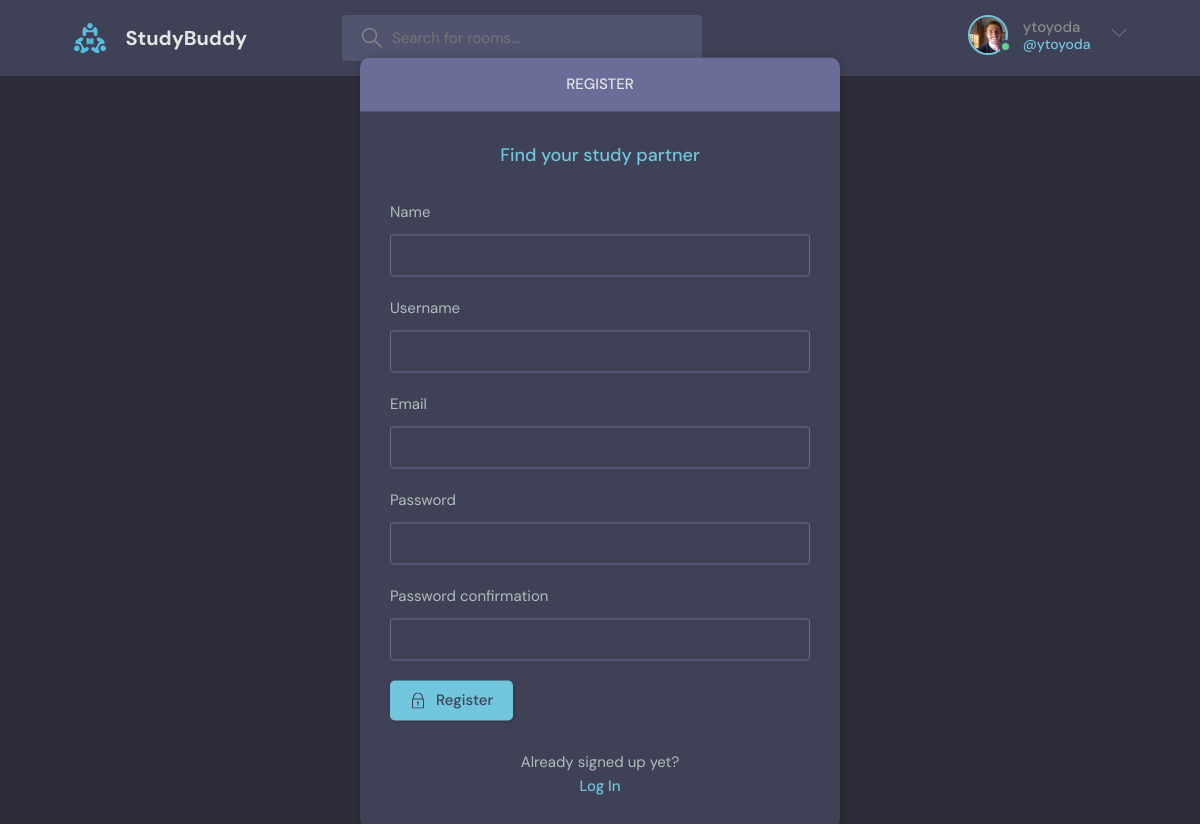
Page /register/ (signed in) on the committed database.
### base/models.py (models this page shows)
class User(AbstractUser):
    name = models.CharField(max_length=200, null=True)
    email = models.EmailField(unique=True, null=True)
    bio = models.TextField(null=True)
    avatar = models.ImageField(null=True, blank=True,default="avatar.svg")
    USERNAME_FIELD = 'email'
    REQUIRED_FIELDS = []

### base/views.py (the view, shortened to what this page needs)
# urls.py: path("register/", views.registerPage, name='register'),
def registerPage(request):
    form = MyUserCreationForm()
    return render(request, 'base/login_register.html', {'form': form})

### base/forms.py
class MyUserCreationForm(UserCreationForm):
    class Meta:
        model = User
        fields = ['name','username','email','password1','password2']

### base/templates/base/login_register.html (shortened to what this page needs)
{% extends 'main.html' %}
{% block content %}
<main class="auth layout">
  {% if page == 'login' %}
  <div class="container">
    <div class="layout__box">
      <div class="layout__boxHeader">
        <div class="layout__boxTitle">
          <h3>Login</h3>
        </div>
      </div>
      <div class="layout__body">
        <h2 class="auth__tagline">Find your study partner</h2>
        <form class="form" action="" method="POST">
          {% csrf_token %}
          <div class="form__group form__group">
            <label for="room_name">Email</label>
            <input id="email" name="email" type="text" placeholder="e.g. dennis_ivy" />
          </div>
          <div class="form__group">
            <label for="password">Password</label>
            <input id="password" name="password" type="password"
              placeholder="&bull;&bull;&bull;&bull;&bull;&bull;&bull;&bull;" />
          </div>
          <button class="btn btn--main" type="submit">
            <svg version="1.1" xmlns="http://www.w3.org/2000/svg" width="32" height="32" viewBox="0 0 32 32">
              <title>lock</title>
              <path
                d="M27 12h-1v-2c0-5.514-4.486-10-10-10s-10 4.486-10 10v2h-1c-0.553 0-1 0.447-1 1v18c0 0.553 0.447 1 1 1h22c0.553 0 1-0.447 1-1v-18c0-0.553-0.447-1-1-1zM8 10c0-4.411 3.589-8 8-8s8 3.589 8 8v2h-16v-2zM26 30h-20v-16h20v16z">
              </path>
              <path
                d="M15 21.694v4.306h2v-4.306c0.587-0.348 1-0.961 1-1.694 0-1.105-0.895-2-2-2s-2 0.895-2 2c0 0.732 0.413 1.345 1 1.694z">
              </path>
            </svg>
            Login
          </button>
        </form>
        <div class="auth__action">
          <p>Haven't signed up yet?</p>
          <a href="{% url 'base:register' %}" class="btn btn--link">Sign Up</a>
        </div>
      </div>
    </div>
  </div>
  {% else %}
  <div class="container">
    <div class="layout__box">
      <div class="layout__boxHeader">
        <div class="layout__boxTitle">
          <h3>Register</h3>
        </div>
      </div>
      <div class="layout__body">
        <h2 class="auth__tagline">Find your study partner</h2>
        <form class="form" action="" method="POST">
          {% for field in form %}
          <div class="form__group form__group">
            <label for="room_name">{{field.label}}</label>
            {{field}}
          </div>
          {%endfor %}
          <button class="btn btn--main" type="submit">
            Register
          </button>
        </form>
        <div class="auth__action">
          <p>Already signed up yet?</p>
          <a href="{% url 'base:login' %}" class="btn btn--link">Log In</a>
        </div>
      </div>
    </div>
  </div>
  {% endif %}
</main>
{% endblock %}

### templates/navbar.html (shortened to what this page needs)
{% load static %}
<header class=" header header--loggedIn">
    <div class="container">
        <a href="{% url 'base:home' %}" class="header__logo">
            <img src="{% static 'images/logo.svg' %}" />
            <h1>StudyBuddy</h1>
        </a>
        <form class="header__search" method="GET" action="{% url 'base:home' %}">
            <label>
                <input name="q" placeholder="Search for rooms..." />
            </label>
        </form>
        <nav class="header__menu">
            {% if request.user.is_authenticated %}
            <div class="header__user">
                <a href="{% url 'base:user-profile' request.user.id %}">
                    <div class="avatar avatar--medium active">
                        <img src="{{request.user.avatar.url}}" />
                    </div>
                    <p>{{request.user.username}}<span>@{{request.user.username}}</span></p>
                </a>
                <button class="dropdown-button">
                    <svg version="1.1" xmlns="http://www.w3.org/2000/svg" width="32" height="32" viewBox="0 0 32 32">
                        <title>chevron-down</title>
                        <path d="M16 21l-13-13h-3l16 16 16-16h-3l-13 13z"></path>
                    </svg>
                </button>
            </div>
            {% else %}
            <a href="{% url 'base:login' %}">
                <img src="{% static 'images/avatar.svg' %}" />
                <p>Login</p>
            </a>
            {% endif %}
        </nav>
    </div>
</header>

### rows in the picture
User: user.avatar (picture), user.username "ytoyoda"

### other values in the picture
{{ field.label }} "Name" "Username" "Email" "Password" "Password confirmation"
